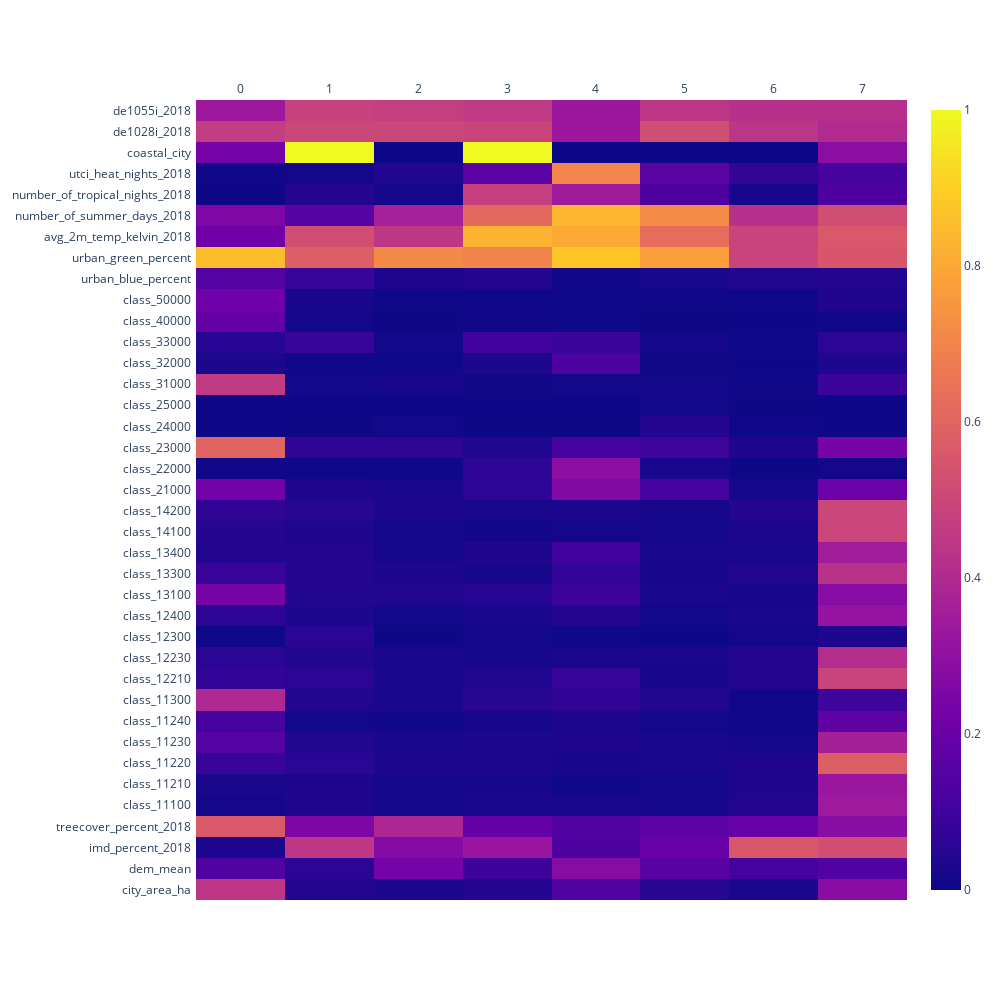

Notebook cell for this chart:
### Code cell
layout = go.Layout(
    autosize=False,
    width=1000,
    height=1000,
    margin=go.layout.Margin(l=50, r=50, b=100, t=100, pad=4),
)
fig = go.Figure(
    data=go.Heatmap(
    z=fi_df.to_numpy(),
    x=fi_df.columns,
    y=fi_df.index,
    zmin=0,
    zmax=1,
),
layout=layout)
fig.update_xaxes(side="top")
fig.show()

### Figure 1 — Plotly figure (JSON) as saved in the notebook; plotly's stock layout.template omitted (floating-point values rounded to 4 significant figures; data arrays with more than 128 entries replaced by an {"elided": "..."} marker saying what was removed)
{"data": [{"type": "heatmap", "x": [0, 1, 2, 3, 4, 5, 6, 7], "y": ["city_area_ha", "dem_mean", "imd_percent_2018", "treecover_percent_2018", "class_11100", "class_11210", "class_11220", "class_11230", "class_11240", "class_11300", "class_12210", "class_12230", "class_12300", "class_12400", "class_13100", "class_13300", "class_13400", "class_14100", "class_14200", "class_21000", "class_22000", "class_23000", "class_24000", "class_25000", "class_31000", "class_32000", "class_33000", "class_40000", "class_50000", "urban_blue_percent", "urban_green_percent", "avg_2m_temp_kelvin_2018", "number_of_summer_days_2018", "number_of_tropical_nights_2018", "utci_heat_nights_2018", "coastal_city", "de1028i_2018", "de1055i_2018"], "z": {"elided": "38x8 float values"}, "zmax": 1, "zmin": 0}], "layout": {"autosize": false, "height": 1000, "margin": {"b": 100, "l": 50, "pad": 4, "r": 50, "t": 100}, "width": 1000, "xaxis": {"side": "top"}}}
